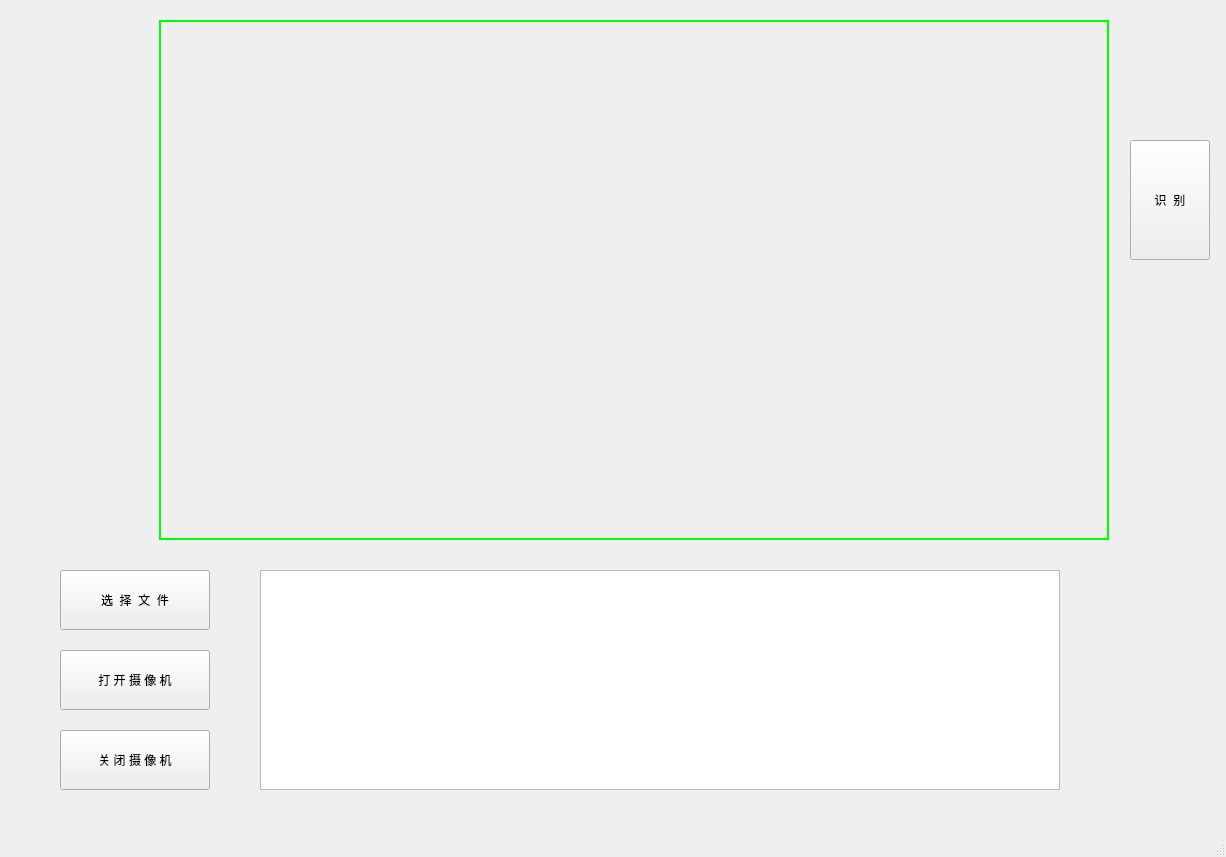
<?xml version="1.0" encoding="UTF-8"?>
<ui version="4.0">
 <class>MainWindow</class>
 <widget class="QMainWindow" name="MainWindow">
  <property name="geometry">
   <rect>
    <x>0</x>
    <y>0</y>
    <width>1226</width>
    <height>857</height>
   </rect>
  </property>
  <property name="windowTitle">
   <string>MainWindow</string>
  </property>
  <widget class="QWidget" name="centralwidget">
   <widget class="QPushButton" name="OpenCameraButton">
    <property name="geometry">
     <rect>
      <x>60</x>
      <y>650</y>
      <width>150</width>
      <height>60</height>
     </rect>
    </property>
    <property name="text">
     <string>打 开 摄 像 机</string>
    </property>
   </widget>
   <widget class="QPushButton" name="CloseCameraButton">
    <property name="geometry">
     <rect>
      <x>60</x>
      <y>730</y>
      <width>150</width>
      <height>60</height>
     </rect>
    </property>
    <property name="text">
     <string>关 闭 摄 像 机</string>
    </property>
   </widget>
   <widget class="QPushButton" name="SelectButton">
    <property name="geometry">
     <rect>
      <x>60</x>
      <y>570</y>
      <width>150</width>
      <height>60</height>
     </rect>
    </property>
    <property name="text">
     <string>选  择  文  件</string>
    </property>
   </widget>
   <widget class="QTableView" name="OutputView">
    <property name="geometry">
     <rect>
      <x>260</x>
      <y>570</y>
      <width>800</width>
      <height>220</height>
     </rect>
    </property>
   </widget>
   <widget class="QLabel" name="DisplayLabel">
    <property name="geometry">
     <rect>
      <x>159</x>
      <y>20</y>
      <width>950</width>
      <height>520</height>
     </rect>
    </property>
    <property name="styleSheet">
     <string notr="true">border: 2px solid rgb(0, 255, 0);</string>
    </property>
    <property name="text">
     <string/>
    </property>
   </widget>
   <widget class="QPushButton" name="RecognizeButton">
    <property name="geometry">
     <rect>
      <x>1130</x>
      <y>140</y>
      <width>80</width>
      <height>120</height>
     </rect>
    </property>
    <property name="text">
     <string>识  别</string>
    </property>
   </widget>
  </widget>
  <widget class="QMenuBar" name="menubar">
   <property name="geometry">
    <rect>
     <x>0</x>
     <y>0</y>
     <width>1226</width>
     <height>26</height>
    </rect>
   </property>
  </widget>
  <widget class="QStatusBar" name="statusbar"/>
 </widget>
 <resources/>
 <connections/>
</ui>
